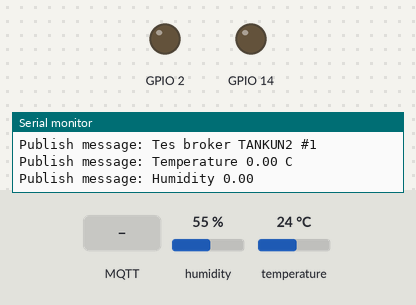
A sketch run on a simulated ESP8266 (NodeMCU). Shown: output pins drawn as LEDs (lit = HIGH), the last lines printed to the serial monitor. Inputs (shaded band) come from the test bench; at power-on: humidity 55 %, temperature 24 °C. WiFi joins after 1.5 s; servers stay silent unless stated; random numbers use the default seed unless the sketch sets one; no MQTT or app messages arrive unless stated.

Above: at 2.7 s.
2.8 s: MQTT message "1" arrives on the first subscribed topic
At 3.4 s:
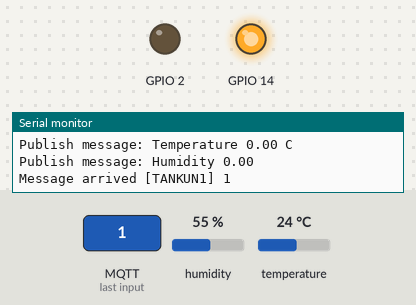
4.3 s: MQTT message "0" arrives on the first subscribed topic
At 5.7 s:
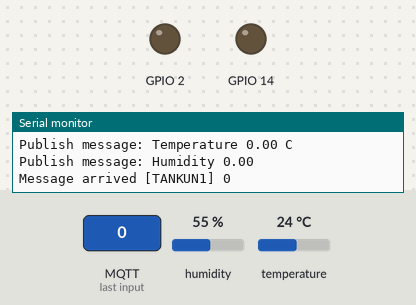
Timing chart, 0 to 7.3 s (numbered marks = the images above; inputs shaded):
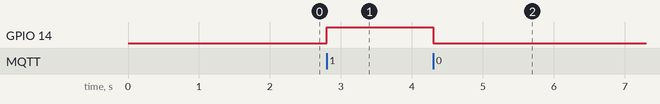

Measured:
- after the input at 2.8 s, GPIO 14: LOW → HIGH at once
- after the input at 4.3 s, GPIO 14: HIGH → LOW at once

The sketch:

mqtt_esp8266.ino
```cpp
/*
 Basic ESP8266 MQTT example
 This sketch demonstrates the capabilities of the pubsub library in combination
 with the ESP8266 board/library.
 It connects to an MQTT server then:
  - publishes "hello world" to the topic "outTopic" every two seconds
  - subscribes to the topic "inTopic", printing out any messages
    it receives. NB - it assumes the received payloads are strings not binary
  - If the first character of the topic "inTopic" is an 1, switch ON the ESP Led,
    else switch it off
 It will reconnect to the server if the connection is lost using a blocking
 reconnect function. See the 'mqtt_reconnect_nonblocking' example for how to
 achieve the same result without blocking the main loop.
 To install the ESP8266 board, (using Arduino 1.6.4+):
  - Add the following 3rd party board manager under "File -> Preferences -> Additional Boards Manager URLs":
       http://arduino.esp8266.com/stable/package_esp8266com_index.json
  - Open the "Tools -> Board -> Board Manager" and click install for the ESP8266"
  - Select your ESP8266 in "Tools -> Board"
*/
#include "DHT.h"
#include <ESP8266WiFi.h>
#include <PubSubClient.h>

#define DHTPIN 0          // D3

// Uncomment whatever type you're using!
#define DHTTYPE DHT11     // DHT 11

DHT dht(DHTPIN, DHTTYPE);

// Variables to hold sensor readings
float temp;
float hum;
float temp2;
float hum2;

// Update these with values suitable for your network.

const char* ssid = "copur";
const char* password = "aisyah79";
const char* mqtt_server = "broker.mqtt-dashboard.com";
unsigned long previousMillis = 0;
const long interval = 10000;
WiFiClient espClient;
PubSubClient client(espClient);
unsigned long lastMsg = 0;
#define MSG_BUFFER_SIZE	(50)
char msg[MSG_BUFFER_SIZE];
char msg2[MSG_BUFFER_SIZE];
char msgtemp1[MSG_BUFFER_SIZE];
char msghum1[MSG_BUFFER_SIZE];
char msgtemp2[MSG_BUFFER_SIZE];
char msghum2[MSG_BUFFER_SIZE];
int value = 0;

void setup_wifi() {

  delay(10);
  // We start by connecting to a WiFi network
  Serial.println();
  Serial.print("Connecting to ");
  Serial.println(ssid);

  WiFi.mode(WIFI_STA);
  WiFi.begin(ssid, password);

  while (WiFi.status() != WL_CONNECTED) {
    delay(500);
    Serial.print(".");
  }

  randomSeed(micros());

  Serial.println("");
  Serial.println("WiFi connected");
  Serial.println("IP address: ");
  Serial.println(WiFi.localIP());
}

void callback(char* topic, byte* payload, unsigned int length) {
  Serial.print("Message arrived [");
  Serial.print(topic);
  Serial.print("] ");
  for (int i = 0; i < length; i++) {
    Serial.print((char)payload[i]);
  }
  Serial.println();

  // Switch on the LED if an 1 was received as first character
  if ((char)payload[0] == '1') {
    digitalWrite(14, HIGH);   // Turn the LED on (Note that LOW is the voltage level
    // but actually the LED is on; this is because
    // it is active low on the ESP-01)
  } else {
    digitalWrite(14, LOW);  // Turn the LED off by making the voltage HIGH
  }

}

void reconnect() {
  // Loop until we're reconnected
  while (!client.connected()) {
    Serial.print("Attempting MQTT connection...");
    // Create a random client ID
    String clientId = "ESP8266Client-";
    clientId += String(random(0xffff), HEX);
    // Attempt to connect
    if (client.connect(clientId.c_str())) {
      Serial.println("connected");
      // Once connected, publish an announcement...
      client.publish("TANKUN2", "hello world");
      // ... and resubscribe
    //NODE1
     client.subscribe("TANKUN1");
     //NODE2
      //client.subscribe("TANKUN2");
    } else {
      Serial.print("failed, rc=");
      Serial.print(client.state());
      Serial.println(" try again in 5 seconds");
      // Wait 5 seconds before retrying
      delay(5000);
    }
  }
}

void setup() {
  pinMode(BUILTIN_LED, OUTPUT);     // Initialize the BUILTIN_LED pin as an output
   pinMode(14, OUTPUT);
  Serial.begin(115200);
    dht.begin();
  setup_wifi();
  client.setServer(mqtt_server, 1883);
  client.setCallback(callback);

}


void loop() {

  if (!client.connected()) {
    reconnect();
  }
  client.loop();

  unsigned long now = millis();
  if (now - lastMsg > 2000) {
    lastMsg = now;
    ++value;
//    //Node 1
//    snprintf (msg, MSG_BUFFER_SIZE, "Tes broker TANKUN2 #%ld", value);
//     snprintf (msgtemp1, MSG_BUFFER_SIZE, "Temperature %0.2f C", temp);
//      snprintf (msghum1, MSG_BUFFER_SIZE, "Humidity %0.2f ", hum);
//    Serial.print("Publish message: ");
//    Serial.println(msg);
//    client.publish("TANKUN3", msg);
//          Serial.print("Publish message: ");
//    Serial.println(msgtemp1);
//        client.publish("TANKUN3", msgtemp1);
//        Serial.print("Publish message: ");
//    Serial.println(msghum1);
//    client.publish("TANKUN3", msghum1);

//    //Node 2
    snprintf (msg2, MSG_BUFFER_SIZE, "Tes broker TANKUN2 #%ld", value);
     snprintf (msgtemp2, MSG_BUFFER_SIZE, "Temperature %0.2f C", temp2);
      snprintf (msghum2, MSG_BUFFER_SIZE, "Humidity %0.2f ", hum2);
    Serial.print("Publish message: ");
    Serial.println(msg2);
    client.publish("TANKUN2", msg);
          Serial.print("Publish message: ");
    Serial.println(msgtemp2);
        client.publish("TANKUN2", msgtemp2);
        Serial.print("Publish message: ");
    Serial.println(msghum2);
    client.publish("TANKUN2", msghum2);


  }
    unsigned long currentMillis = millis();
  // Every X number of seconds (interval = 10 seconds)
  // it publishes a new MQTT message
  if (currentMillis - previousMillis >= interval) {
    // Save the last time a new reading was published
    previousMillis = currentMillis;
    // New DHT sensor readings
    hum = dht.readHumidity();
    // Read temperature as Celsius (the default)
    temp = dht.readTemperature();

    hum2 = dht.readHumidity();
    // Read temperature as Celsius (the default)
    temp2 = dht.readTemperature();
    // Read temperature as Fahrenheit (isFahrenheit = true)
    //temp = dht.readTemperature(true);

    // Publish an MQTT message on topic esp/dht/temperature


    Serial.printf("Message: %.2f \n", temp2);

    // Publish an MQTT message on topic esp/dht/humidity


    Serial.printf("Message: %.2f \n", hum2);
//   setting NODE1
//     snprintf (msgtemp1, MSG_BUFFER_SIZE, "Temperature %0.2f C", temp);
//      snprintf (msghum1, MSG_BUFFER_SIZE, "Humidity %0.2f ", hum);
//    client.publish("NODET", msgtemp1);
//    client.publish("NODEH", msghum1);

//    //Setting Node 2
         snprintf (msgtemp2, MSG_BUFFER_SIZE, "Temperature %0.2f C", temp2);
      snprintf (msghum2, MSG_BUFFER_SIZE, "Humidity %0.2f ", hum2);
      client.publish("NODET2", msgtemp2);
    client.publish("NODEH2", msghum2);
  }

}
```
